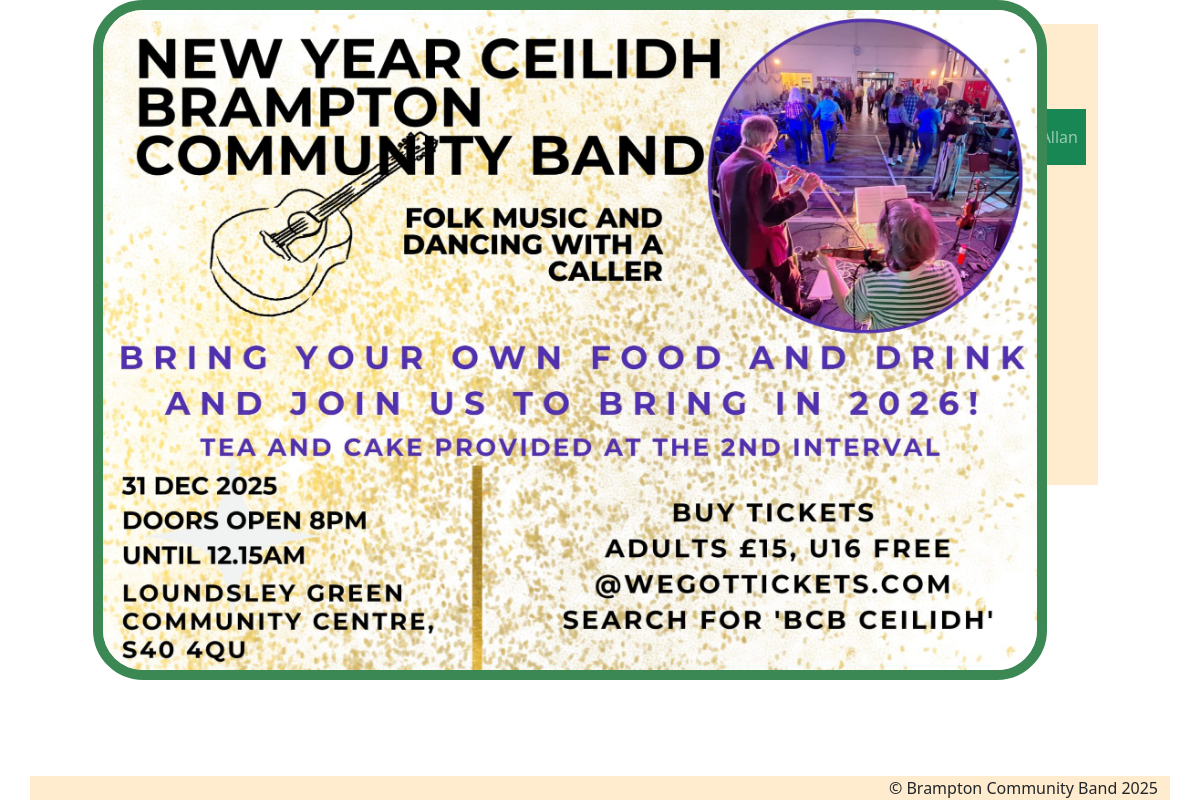
The app's page / (signed in) with its own data.
### pages/models.py (models this page shows, shortened)
class CustomUser(AbstractUser):
    moderator = models.BooleanField(max_length=5, null=True, blank=True, default=False)

class News(models.Model):
    heading = models.CharField(max_length=250)
    content_text = models.TextField(blank=True)
    image_file= models.ImageField(upload_to="images/")
    expire = models.DateTimeField(default=timezone.now)
    article_created_at = models.DateTimeField(default=timezone.now)
    class Meta:
        ordering =['-article_created_at']

### pages/views.py (the view)
# urls.py: path('', views.index, name='index'),
def index (request):
    flyer = News.objects.all().order_by('-article_created_at')[:1]
    time = timezone.now().timestamp()
    return render(request, 'index.html', {"flyer": flyer, 'time':time, 'day':timezone.now()})

### pages/templates/index.html (shortened to what this page needs)
{% extends "base.html" %}
{% load static %}
{% block content %}
<div class="container mt-2">
    <div class="row">
        <div class="col-sm-6">
        </div>
        <div class="col-sm-6">
        </div>
    </div>
</div>
<br>
<br>
<div class="splash fade-in">
    {% for i in flyer %}
    {% if i.expire|date:"dmYHis" > day|date:"dmYHis" %}
    <img src="{% get_media_prefix %}{{ i.image_file }}">
    {% else %}
    <img src="{{ 'uploads/images/Default.jpg' }}" alt="Expired Flyer">
    {% endif %}
    {% endfor %}
</div>
</div>
{% endblock content %}

### pages/templates/navbar.html (shortened to what this page needs)
      <nav class="navbar navbar-expand-lg navbar-dark bg-success">
        <div class="container">
          <div class="collapse navbar-collapse" id="navbarNavDarkDropdown">
            <ul class="navbar-nav">
                <li class="nav-item">
                <a class="nav-link" href="{% url 'index' %}">Home</a>
                </li>
                <li class="nav-item">
                <a class="nav-link" href="{% url 'testimonials' %}">Testimonials</a>
                </li>
                <li class="nav-item">
                <a class="nav-link" href="{% url 'news' %}">Events</a>
                </li>
                <li class="nav-item">
                <a class="nav-link" href="{% url 'gallery' %}">Gallery</a>
                </li>
                <li class="nav-item">
                    <a class="nav-link" href="{% url 'links' %}">Useful Links</a>
                </li>
                <li class="nav-item">
                <a class="nav-link" href="{% url 'hire_us' %}">Hire Us</a>
                </li>
                <li class="nav-item">
                  <a class="nav-link" href="{% url 'contact' %}">Contact</a>
              </li>
                  {% if user.is_authenticated %}
                  <li class="nav-item dropdown">
                    <a class="nav-link dropdown-toggle" href="#" id="navbarDarkDropdownMenuLink" role="button" data-bs-toggle="dropdown" aria-expanded="false">
                    </a>
                  </li>
              <li class="nav-item">
                  <a class="nav-link" href="{% url 'logoutBCB' %}">Logout</a>
              </li>
              <li class="nav-item right">
                <a class="nav-link" href="#">Welcome {{user.first_name}}</a>
              </li>
              {% else %}
              <li class="nav-item">
                  <a class="nav-link" href="{% url 'loginBCB' %}">Login</a>
              </li>
               {% endif %}
            </ul>
          </div>
        </div>
      </nav>

### pages/static/style.css (style rules this page uses)
body { background-image: url('Instruments.png'); opacity:1; background-blend-mode: normal; background-size: cover; min-height: 100vh; }
.container-fluid { max-width: 85%; max-height: 95%; }
.right { position: absolute; right: 0; text-align: right; }
.splash { cursor: pointer; position: fixed; text-align: center; top: 0; left: 0; height: 100vh; width: 95%; z-index: 2000; }
.splash > img { max-width: 85vw; height: 85vh; border: 10px rgb(60, 136, 85) solid; border-radius: 50px; }
.fade-in { opacity: 0; animation: fadeIn 1s ease-in forwards; }

### records on screen
CustomUser: first_name "Allan"
News: image_file (picture)
